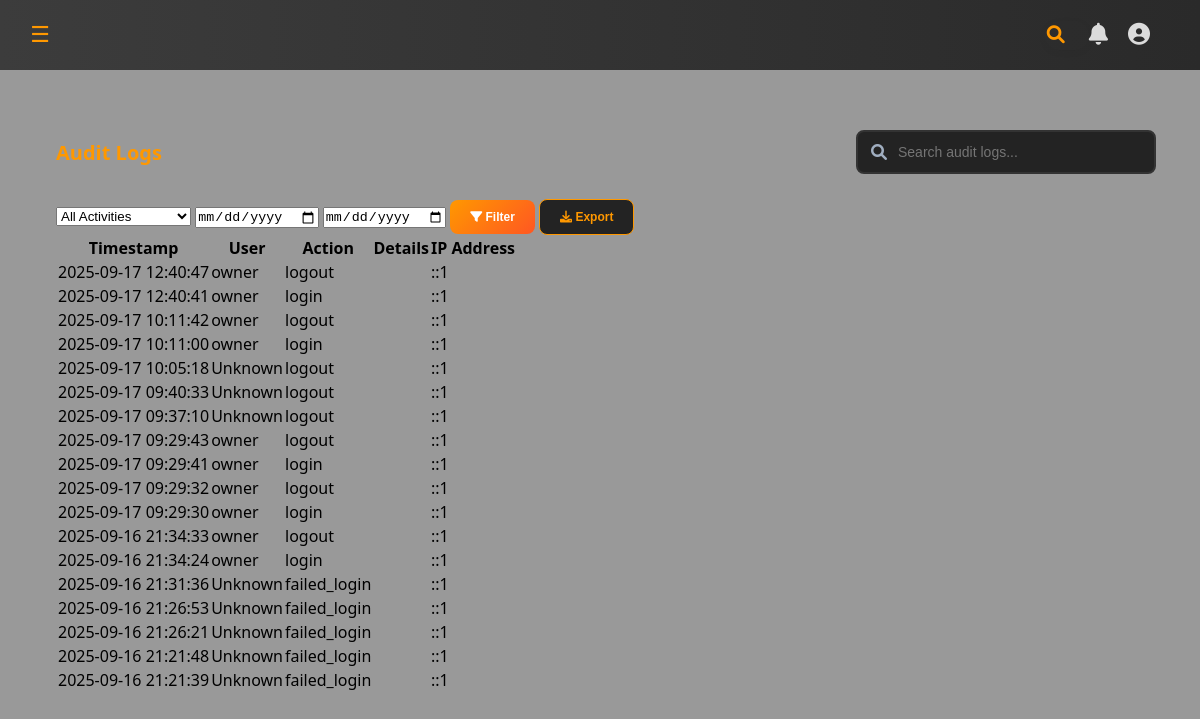
The app's page /black_basket/pages/auditlogs/index.php with its own data.
### tables this page shows
CREATE TABLE `audit_logs` (
  `id` int(11) NOT NULL,
  `user_id` int(11) DEFAULT NULL,
  `action` varchar(50) NOT NULL,
  `ip_address` varchar(45) DEFAULT NULL,
  `user_agent` varchar(255) DEFAULT NULL,
  `created_at` datetime DEFAULT current_timestamp()
);

CREATE TABLE `users` (
  `id` int(11) NOT NULL,
  `owner_id` int(11) DEFAULT NULL,
  `username` varchar(50) NOT NULL,
  `email` varchar(100) NOT NULL,
  `password` varchar(255) NOT NULL,
  `business_name` varchar(100) DEFAULT NULL,
  `status` enum('active','inactive') DEFAULT 'active',
  `created_at` datetime DEFAULT current_timestamp(),
  `updated_at` datetime DEFAULT current_timestamp() ON UPDATE current_timestamp()
);

### black_basket/pages/auditlogs/index.php (the view, shortened to what this page needs)
<?php
include '../../config/db.php';
$sql = "SELECT al.*, u.username FROM audit_logs al LEFT JOIN users u ON al.user_id = u.id ORDER BY al.created_at DESC";
$result = $conn->query($sql);
?>
<!DOCTYPE html>
<html lang="en">
<head>
    <link rel="stylesheet" href="../../assets/css/style.css">
    <link href="https://cdnjs.cloudflare.com/ajax/libs/font-awesome/6.0.0/css/all.min.css" rel="stylesheet">
</head>
<body>
    <?php include '../../partials/header.php'; ?>
            <div class="content-area">
                <section id="audit-logs-section" class="section active">
                    <div class="section-header">
                        <h2>Audit Logs</h2>
                        <div class="search-box">
                            <input type="text" id="search-audit-logs" placeholder="Search audit logs...">
                            <i class="fas fa-search"></i>
                        </div>
                    </div>
                    <div class="audit-logs-content">
                        <div class="audit-logs-filters">
                            <select id="audit-log-filter">
                                <option value="all">All Activities</option>
                            </select>
                            <input type="date" id="audit-log-date-from">
                            <input type="date" id="audit-log-date-to">
                            <button class="btn btn-primary" onclick="filterAuditLogs()">
                                <i class="fas fa-filter"></i> Filter
                            </button>
                            <button class="btn btn-secondary" onclick="exportAuditLogs()">
                                <i class="fas fa-download"></i> Export
                            </button>
                        </div>
                        <div class="audit-logs-table-container">
                            <table class="audit-logs-table">
                                <thead>
                                    <tr>
                                        <th>Timestamp</th>
                                        <th>User</th>
                                        <th>Action</th>
                                        <th>Details</th>
                                        <th>IP Address</th>
                                    </tr>
                                </thead>
                                <tbody id="audit-logs-table-body">
                                    <?php if ($result && $result->num_rows > 0): ?>
                                        <?php while($row = $result->fetch_assoc()): ?>
                                            <tr>
                                                <td><?= htmlspecialchars($row['created_at']) ?></td>
                                                <td><?= htmlspecialchars($row['username'] ?? 'Unknown') ?></td>
                                                <td><?= htmlspecialchars($row['action']) ?></td>
                                                <td><?= htmlspecialchars($row['details'] ?? '') ?></td>
                                                <td><?= htmlspecialchars($row['ip_address']) ?></td>
                                            </tr>
                                        <?php endwhile; ?>
                                    <?php else: ?>
                                        <tr><td colspan="5">No audit logs found.</td></tr>
                                    <?php endif; ?>
                                </tbody>
                            </table>
                        </div>
                    </div>
                </section>
            </div>
</body>
</html>

### black_basket/assets/css/style.css (style rules this page uses)
* { margin: 0; padding: 0; box-sizing: border-box; }
body { font-family: 'Segoe UI', Tahoma, Geneva, Verdana, sans-serif; background: url("https://github.com/kensofabel/B2-IMS/blob/main/Inventory%20Management%20System-20250829T034006Z-1-001/Inventory%20Management%20System/background.png?raw=true") no-repeat center center fixed; background-size: cover; min-height: 100vh; position: relative; }
body::before { content: ''; position: fixed; top: 0; left: 0; right: 0; bottom: 0; background: rgba(0, 0, 0, 0.4); z-index: -1; }
.content-area { flex: 1; display: flex; justify-content: center; align-items: flex-start; margin-left: 270px; padding: 130px 20px; height: calc(100vh - 70px) !important; }
.content-area > * { max-width: 1100px; width: 100%; }
.section { display: none; }
.section.active { display: block; animation: fadeIn 0.5s ease; }
.section-header { display: flex; justify-content: space-between; align-items: center; margin-bottom: 25px; flex-wrap: wrap; gap: 15px; }
.section-header h2 { color: #ff9800; font-size: 20px; }
.search-box { position: relative; display: flex; align-items: center; }
.search-box input { padding: 12px 15px 12px 40px; border: 2px solid #333; border-radius: 8px; font-size: 14px; width: 300px; background: #232323; color: #fff; }
.search-box i { position: absolute; left: 15px; color: #a0aec0; }
.btn { padding: 8px 12px; border: none; border-radius: 6px; cursor: pointer; font-size: 12px; font-weight: 600; transition: all 0.3s ease; background: #232323; color: #ff9800; }
.btn-primary { background: linear-gradient(135deg, #ff9800 0%, #ff5722 100%); color: white; border: none; padding: 10px 20px; border-radius: 8px; cursor: pointer; font-weight: 600; transition: all 0.3s ease; }
.btn-secondary { background: #232323; color: #ff9800; border: 1px solid #ff9800; padding: 10px 20px; border-radius: 8px; cursor: pointer; font-weight: 600; transition: all 0.3s ease; }
@media (max-width: 1200px) { .content-area { order: 1; } }
@media (max-width: 1200px) { .content-area { padding-top: 60px; margin-left: 1%; } }

### records on screen
audit_logs: created_at "2025-09-17 12:40:47", user.username "owner", action "logout", ip_address "::1"
audit_logs: created_at "2025-09-17 12:40:41", user.username "owner", action "login", ip_address "::1"
audit_logs: created_at "2025-09-17 10:11:42", user.username "owner", action "logout", ip_address "::1"
audit_logs: created_at "2025-09-17 10:11:00", user.username "owner", action "login", ip_address "::1"
audit_logs: created_at "2025-09-17 10:05:18", username "Unknown", action "logout", ip_address "::1"
audit_logs: created_at "2025-09-17 09:40:33", username "Unknown", action "logout", ip_address "::1"
audit_logs: created_at "2025-09-17 09:37:10", username "Unknown", action "logout", ip_address "::1"
audit_logs: created_at "2025-09-17 09:29:43", user.username "owner", action "logout", ip_address "::1"
audit_logs: created_at "2025-09-17 09:29:41", user.username "owner", action "login", ip_address "::1"
audit_logs: created_at "2025-09-17 09:29:32", user.username "owner", action "logout", ip_address "::1"
audit_logs: created_at "2025-09-17 09:29:30", user.username "owner", action "login", ip_address "::1"
audit_logs: created_at "2025-09-16 21:34:33", user.username "owner", action "logout", ip_address "::1"
audit_logs: created_at "2025-09-16 21:34:24", user.username "owner", action "login", ip_address "::1"
audit_logs: created_at "2025-09-16 21:31:36", username "Unknown", action "failed_login", ip_address "::1"
audit_logs: created_at "2025-09-16 21:26:53", username "Unknown", action "failed_login", ip_address "::1"
audit_logs: created_at "2025-09-16 21:26:21", username "Unknown", action "failed_login", ip_address "::1"
audit_logs: created_at "2025-09-16 21:21:48", username "Unknown", action "failed_login", ip_address "::1"
audit_logs: created_at "2025-09-16 21:21:39", username "Unknown", action "failed_login", ip_address "::1"
